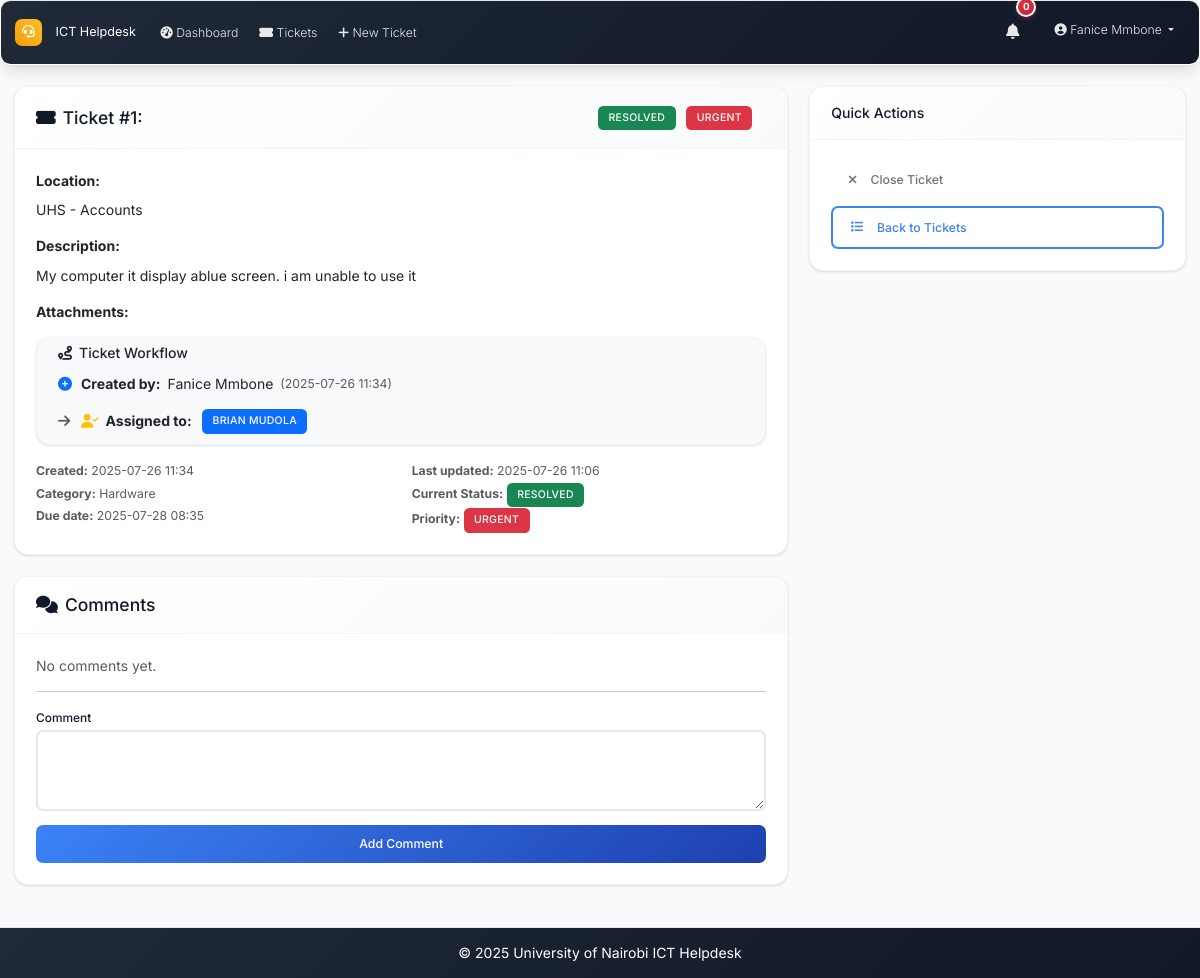
/ticket/1 (signed in), run on an earlier commit of the app's database.
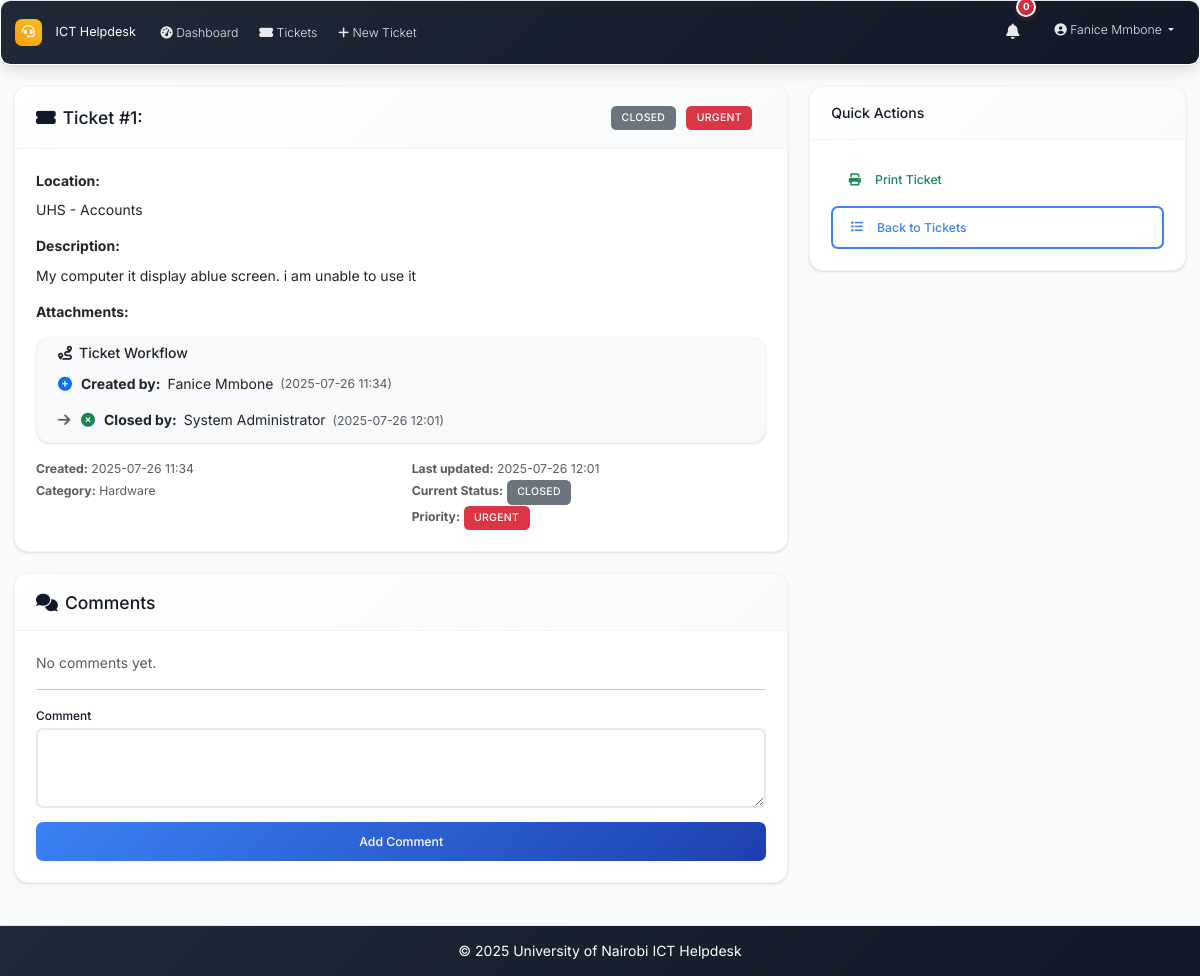
And on a later commit of the database.
### models.py (models this page shows, shortened)
class Ticket(db.Model):
    id = db.Column(db.Integer, primary_key=True)
    location = db.Column(db.String(200), nullable=False)
    description = db.Column(Text, nullable=False)
    status = db.Column(db.String(20), nullable=False, default='open')  # open, in_progress, resolved, closed
    priority = db.Column(db.String(20), nullable=False, default='medium')  # low, medium, high, urgent
    created_at = db.Column(db.DateTime, default=datetime.utcnow)
    updated_at = db.Column(db.DateTime, default=datetime.utcnow, onupdate=datetime.utcnow)
    closed_at = db.Column(db.DateTime)
    closed_by_id = db.Column(db.Integer, db.ForeignKey('user.id'), nullable=True)
    due_date = db.Column(db.DateTime, nullable=True)
    created_by_id = db.Column(db.Integer, db.ForeignKey('user.id'), nullable=True)
    category_id = db.Column(db.Integer, db.ForeignKey('category.id'))
    comments = db.relationship('Comment', backref='ticket', lazy='dynamic', cascade='all, delete-orphan')
    attachments = db.relationship('Attachment', backref='ticket', lazy='dynamic', cascade='all, delete-orphan')
    assignees = db.relationship('User', secondary=ticket_assignees, back_populates='assigned_tickets', lazy='selectin')
    closed_by = db.relationship('User', foreign_keys=[closed_by_id], backref='closed_tickets')

class User(UserMixin, db.Model):
    id = db.Column(db.Integer, primary_key=True)
    username = db.Column(db.String(64), unique=True, nullable=False)
    email = db.Column(db.String(120), unique=True, nullable=False)
    password_hash = db.Column(db.String(256), nullable=False)
    full_name = db.Column(db.String(100), nullable=False)
    role = db.Column(db.String(20), nullable=False, default='user')  # admin, intern, user
    created_at = db.Column(db.DateTime, default=datetime.utcnow)
    is_active = db.Column(db.Boolean, default=True)
    is_verified = db.Column(db.Boolean, default=False)
    verification_token = db.Column(db.String(128), nullable=True)
    phone_number = db.Column(db.String(20), nullable=True)
    is_approved = db.Column(db.Boolean, default=False)
    approved_by_id = db.Column(db.Integer, db.ForeignKey('user.id'), nullable=True)
    approved_at = db.Column(db.DateTime, nullable=True)
    tickets_created = db.relationship('Ticket', foreign_keys='Ticket.created_by_id', backref='creator', lazy='dynamic')
    assigned_tickets = db.relationship('Ticket', secondary='ticket_assignees', back_populates='assignees', lazy='selectin')
    comments = db.relationship('Comment', backref='author', lazy='dynamic')

### routes.py (the view)
@app.route('/ticket/<int:id>')
@login_required
def ticket_detail(id):
    ticket = Ticket.query.get_or_404(id)
    if current_user.role == 'user' and ticket.created_by_id != current_user.id:
        abort(403)
    elif current_user.role == 'intern' and current_user.id not in [u.id for u in ticket.assignees] and ticket.created_by_id != current_user.id:
        abort(403)
    if current_user.role == 'user':
        comments = Comment.query.filter_by(ticket_id=id, is_internal=False).order_by(Comment.created_at).all()
    else:
        comments = Comment.query.filter_by(ticket_id=id).order_by(Comment.created_at).all()
    comment_form = CommentForm()
    update_form = TicketUpdateForm(user_role=current_user.role, current_status=ticket.status, obj=ticket) if current_user.role in ['admin', 'intern'] else None
    return render_template('ticket_detail.html', ticket=ticket, comments=comments,
                         comment_form=comment_form, update_form=update_form)

### forms.py
class CommentForm(FlaskForm):
    content = TextAreaField('Comment', validators=[DataRequired()])
    is_internal = BooleanField('Internal Comment (Only visible to Admin and Interns)')
    submit = SubmitField('Add Comment')

### app.py (called while the page is built)
@login_manager.user_loader
def load_user(user_id):
    from models import User
    return User.query.get(int(user_id))

@app.context_processor
def inject_now():
    return {'now': datetime.utcnow}

### routes.py (called while the page is built)
@app.context_processor
def inject_datetime():
    return dict(datetime=datetime)

### utils.py (called while the page is built)
def get_priority_badge_class(priority):
    classes = {
        'low': 'bg-secondary',
        'medium': 'bg-warning',
        'high': 'bg-danger',
        'urgent': 'bg-danger'
    }
    return classes.get(priority, 'bg-secondary')

def get_status_badge_class(status):
    classes = {
        'open': 'bg-primary',
        'in_progress': 'bg-warning',
        'resolved': 'bg-success',
        'closed': 'bg-secondary'
    }
    return classes.get(status, 'bg-secondary')

def format_datetime(dt):
    if not dt:
        return 'N/A'
    return dt.strftime('%Y-%m-%d %H:%M')

def nl2br(value):
    if not value:
        return value
    return value.replace('\n', '<br>')

### templates/ticket_detail.html (shortened to what the changed rows need)
{% extends "base.html" %}
{% block content %}
<div class="row">
    <div class="col-md-8">
        <div class="card mb-4">
            <div class="card-header d-flex justify-content-between align-items-center">
                <h5 class="mb-0">
                    <i class="fas fa-ticket-alt me-2"></i>Ticket #{{ ticket.id }}: {{ ticket.title }}
                </h5>
                <div class="d-flex align-items-center">
                    <div class="me-3">
                        <span class="badge {{ ticket.status|status_badge }} me-2">
                            {{ ticket.status.replace('_', ' ').title() }}
                        </span>
                        <span class="badge {{ ticket.priority|priority_badge }}">
                            {{ ticket.priority.title() }}
                        </span>
                    </div>
                </div>
            </div>
            <div class="card-body">
                <div class="mb-3">
                    <strong>Location:</strong>
                    <div class="mt-2">{{ ticket.location }}</div>
                </div>
                <div class="mb-3">
                    <strong>Description:</strong>
                    <div class="mt-2">{{ ticket.description|nl2br }}</div>
                </div>
                <div class="mb-3">
                    <div class="card bg-light">
                        <div class="card-body py-2">
                            <div class="workflow-chain">
                                <div class="workflow-step">
                                    <i class="fas fa-plus-circle text-primary"></i>
                                    <strong>Created by:</strong> {{ ticket.creator.full_name if ticket.creator else 'Unknown User' }}
                                    <small class="text-muted">({{ ticket.created_at|format_datetime }})</small>
                                </div>
                                {% if ticket.assignees|length > 0 %}
                                <div class="workflow-step">
                                    <i class="fas fa-arrow-right text-muted"></i>
                                    <i class="fas fa-user-check text-warning"></i>
                                    <strong>Assigned to:</strong>
                                    {% for user in ticket.assignees %}
                                        <span class="badge bg-primary">{{ user.full_name }}</span>{% if not loop.last %}, {% endif %}
                                    {% endfor %}
                                </div>
                                {% endif %}
                                {% if ticket.status == 'closed' and ticket.closed_by %}
                                <div class="workflow-step">
                                    <i class="fas fa-arrow-right text-muted"></i>
                                    <i class="fas fa-times-circle text-success"></i>
                                    <strong>Closed by:</strong> {{ ticket.closed_by.full_name }}
                                    <small class="text-muted">({{ ticket.closed_at|format_datetime }})</small>
                                </div>
                                {% endif %}
                            </div>
                        </div>
                    </div>
                </div>
                <div class="row">
                    <div class="col-md-6">
                        <small class="text-muted">
                            <strong>Created:</strong> {{ ticket.created_at|format_datetime }}<br>
                            {% if ticket.category %}
                            <strong>Category:</strong> {{ ticket.category.name }}<br>
                            {% endif %}
                            {% if ticket.due_date %}
                            <strong>Due date:</strong> {{ ticket.due_date|format_datetime }}<br>
                            {% endif %}
                        </small>
                    </div>
                    <div class="col-md-6">
                        <small class="text-muted">
                            <strong>Last updated:</strong> {{ ticket.updated_at|format_datetime }}<br>
                            <strong>Current Status:</strong>
                            <span class="badge {{ ticket.status|status_badge }}">{{ ticket.status.replace('_', ' ').title() }}</span><br>
                            <strong>Priority:</strong>
                            <span class="badge {{ ticket.priority|priority_badge }}">{{ ticket.priority.title() }}</span>
                        </small>
                    </div>
                </div>
            </div>
        </div>
    </div>
    <div class="col-md-4">
        <div class="card mb-4">
            <div class="card-body">
                {% if (current_user.role == 'admin' or (current_user.role == 'user' and ticket.created_by_id == current_user.id)) and ticket.status == 'resolved' %}
                <form method="POST" action="{{ url_for('close_ticket', id=ticket.id) }}" class="mb-2">
                    <button type="submit" class="btn btn-outline-secondary w-100" onclick="return confirm('Are you sure you want to close this ticket?')">
                        <i class="fas fa-times me-2"></i>Close Ticket
                    </button>
                </form>
                {% elif (current_user.role == 'admin' or (current_user.role == 'user' and ticket.created_by_id == current_user.id)) and ticket.status not in ['resolved', 'closed'] %}
                <div class="alert alert-info">
                    <small>Ticket must be resolved before it can be closed</small>
                </div>
                {% endif %}
                {% if ticket.status == 'closed' %}
                <a href="{{ url_for('print_ticket', id=ticket.id) }}" target="_blank" class="btn btn-outline-success w-100 mb-2">
                    <i class="fas fa-print me-2"></i>Print Ticket
                </a>
                {% endif %}
                <a href="{{ url_for('tickets_list') }}" class="btn btn-outline-primary w-100">
                    <i class="fas fa-list me-2"></i>Back to Tickets
                </a>
            </div>
        </div>
    </div>
</div>
{% endblock %}

What changed in the data, as far as the page shows it:
no longer on this page (row unchanged): User: full_name "BRIAN MUDOLA"
changed Ticket "UHS - Accounts": status "resolved" → "closed" (drawn); status.replace "RESOLVED" → "CLOSED"; closed_at (not shown) → "2025-07-26 12:01"; updated_at "2025-07-26 11:06" → "2025-07-26 12:01"; due_date "2025-07-28 08:35" → (not shown)
now on this page (row unchanged): User: closed_by.full_name "System Administrator"
Also different on the page:
text no longer shown: "Assigned to: Due date: Close Ticket"
text now shown: "Closed by: ( ) Print Ticket"
